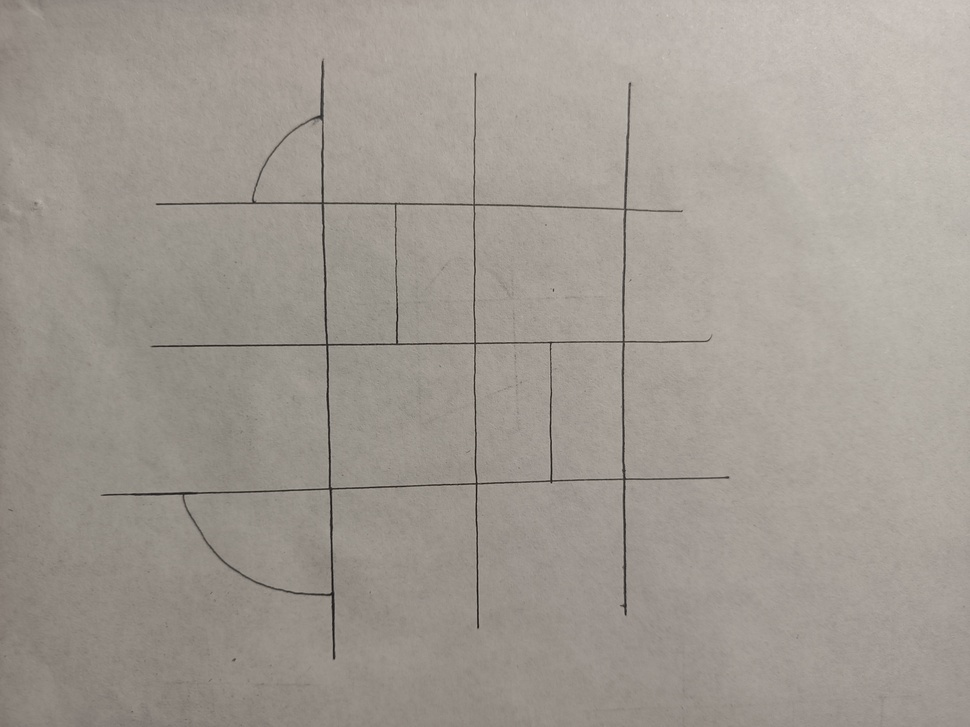
#> input picture data/hand_drawn_1.jpg, 970 x 727 px, shrunk from 4000 x 3000 before the run
$ python -i Canny.py   (imports and definitions only)
#> lines starting #> are read from the running program, lines starting #| are printed output that depends on the picture; after the words box and inside, x2 and y2 are one past the last pixel; in counts of white or black regions, pixels touching at a corner belong together
#> further down, picture is the input picture: shape (727, 970, 3); mean B, G, R 146.7, 154.5, 160.9
import cv2


def byjc(image, temp_save_name):
    # 降噪 + 变成灰度图
#> called with temp_save_name = 'out.png'
    gray_image = cv2.fastNlMeansDenoising(image, h=10, searchWindowSize=21, templateWindowSize=7)
    # 边缘检测
    edges = cv2.Canny(gray_image, 100, 200)  # 这里的参数可以根据需要进行调整
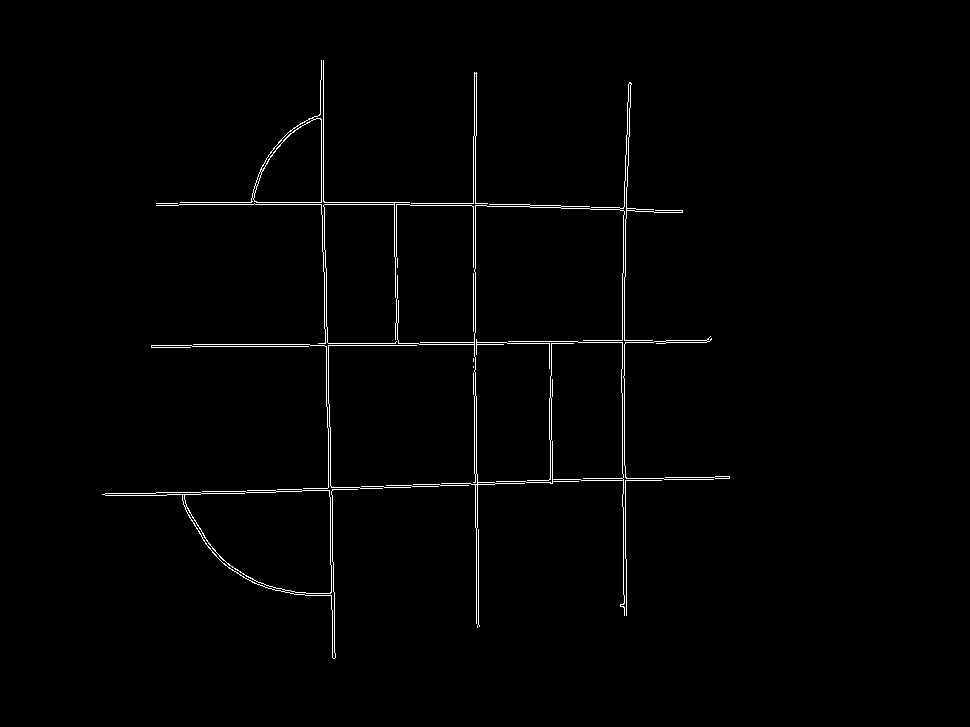
#> edges: shape (727, 970); 1.1% white in thin lines or dots, all inside (x1, y1, x2, y2) = (102, 60, 730, 659)
    # 填充边缘区域，使边缘变为实心
    filled_edges = cv2.dilate(edges, None, iterations = 2)  # 根据需要可以调整iterations的值（线条膨胀次数）
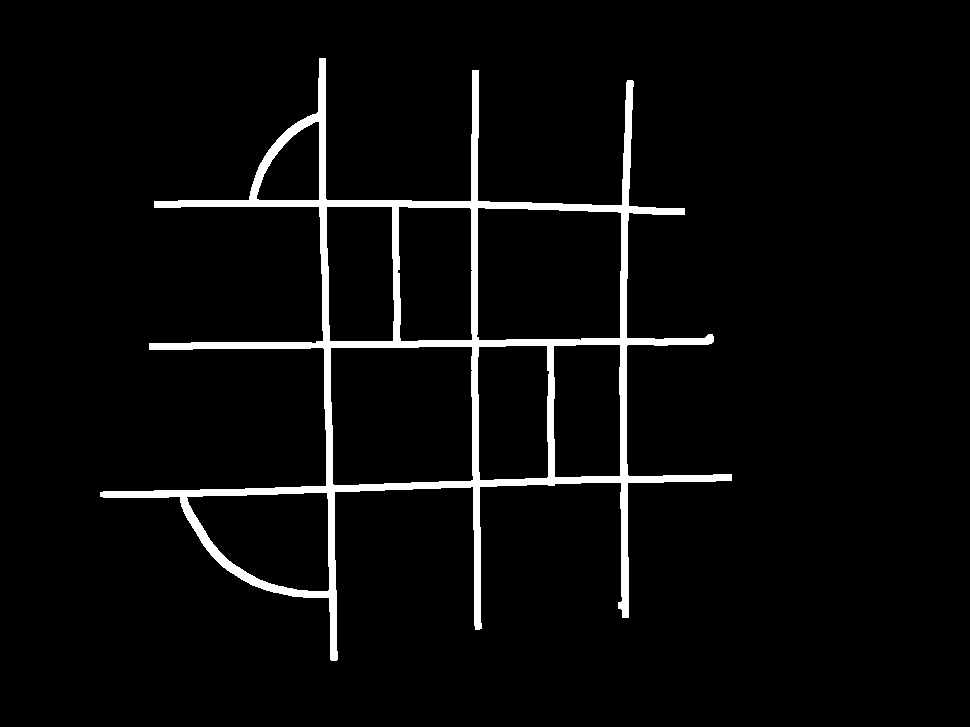
#> filled_edges: shape (727, 970); 4% white; 1 white region, box (x1, y1, x2, y2) and area: (100, 58, 732, 661) 28439
    # 反转图像颜色，将黑底白线改为白底黑线
    inverted_filled_edges = cv2.bitwise_not(filled_edges)
    cv2.imwrite(temp_save_name, inverted_filled_edges)
    return inverted_filled_edges

>>> import cv2
>>> picture = cv2.imread('../../data/hand_drawn_1.jpg')
>>> result = byjc(picture, 'out.png')
